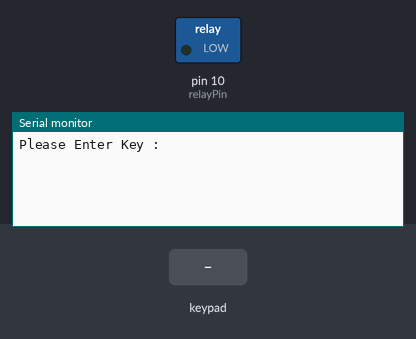
A sketch run on a simulated Arduino Uno, built with avr-gcc and run on an emulated ATmega328P. Parts: switched loads named in the sketch (green lamp = pin HIGH), the last lines printed to the serial monitor. Inputs (shaded band) come from the test bench.

Above: at 1.2 s.
1.3 s: key '1' pressed
At 2.2 s:
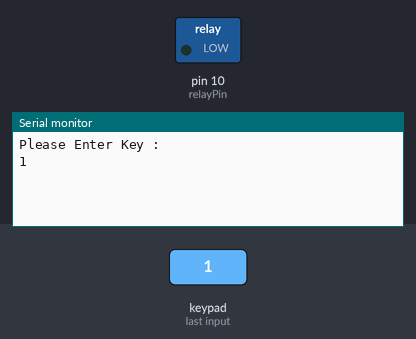
2.8 s: keypad keys 1 2 1 2 3 4 5 6 # pressed 0.4 s apart
At 7.2 s:
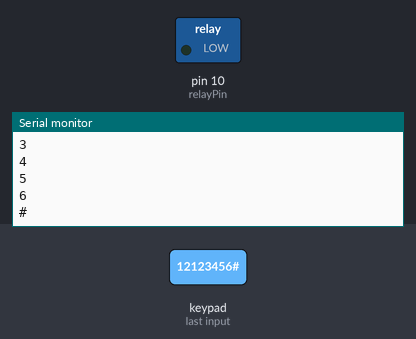
7.9 s: key 'A' pressed
At 8.4 s:
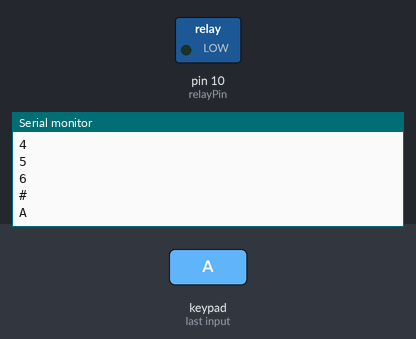
9.4 s: keypad keys 1 2 1 2 3 4 5 6 * pressed 0.4 s apart
At 13.2 s:
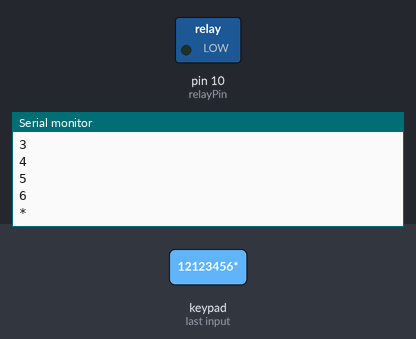
14.5 s: key 'B' pressed
At 15.0 s:
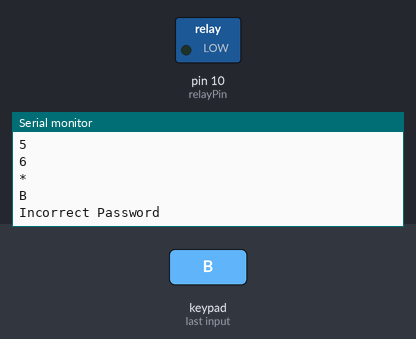
16.0 s: keypad keys 1 2 1 2 3 4 5 6 D pressed 0.4 s apart
At 20.7 s:
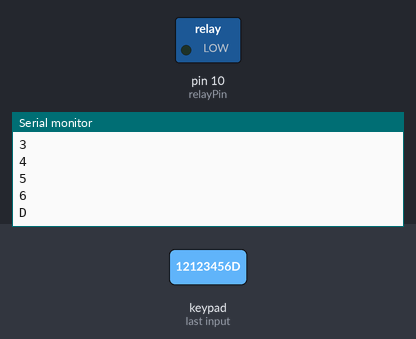
Timing chart, 0 to 22.1 s (numbered marks = the images above; inputs shaded):
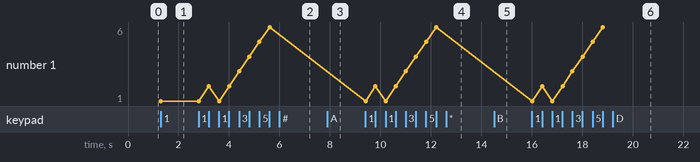

The sketch:

save_table.ino
```cpp
#include <Keypad.h>

const byte ROWS = 4; // four rows
const byte COLS = 4; // four columns
char keys[ROWS][COLS] = {
  {'1', '2', '3', 'A'},
  {'4', '5', '6', 'B'},
  {'7', '8', '9', 'C'},
  {'*', '0', '#', 'D'}
};
byte rowPins[ROWS] = {9, 8, 7, 6};
byte colPins[COLS] = {5, 4, 3, 2};
Keypad keypad = Keypad(makeKeymap(keys), rowPins, colPins, ROWS, COLS);

const String correctPassword = "12123456";
String inputPassword = "";
const int relayPin = 10; // ตั้งค่าหมายเลขขาของ Relay
bool isUnlocked = false;

void setup() {
  Serial.begin(9600);
  Serial.println("Please Enter Key : ");
  pinMode(relayPin, OUTPUT);
  digitalWrite(relayPin, LOW); // ปิด Relay ในตอนเริ่มต้น
}

void loop() {
  char key = keypad.getKey();
  if (key != NO_KEY) {
    Serial.println(key);

    if (key == 'C') {
      inputPassword = ""; // ล้างรหัสผ่านที่กรอก
      Serial.println("Cleared");
    } else if (key == 'B') {
      if (inputPassword == correctPassword) {
        isUnlocked = true;
        Serial.println("Correct Password");
        digitalWrite(relayPin, HIGH); // ปลดล็อก Relay
      } else {
        Serial.println("Incorrect Password");
      }
      inputPassword = ""; // ล้างรหัสผ่านหลังจากตรวจสอบแล้ว
    } else if (key == 'A' && isUnlocked) {
      Serial.println("Relay Unlocked");
      digitalWrite(relayPin, LOW); // ล็อก Relay อีกครั้ง
      isUnlocked = false;
    } else {
      inputPassword += key; // เพิ่มตัวอักษรที่กดเข้ารหัสผ่าน
    }
  }
}
```

Measured:
- after the input at 1.3 s, the serial monitor: prints a new line at once (image 1)
- after the input at 2.8 s, the serial monitor: prints a new line after 0.41 s (image 2)
- after the input at 7.9 s, the serial monitor: prints a new line at once (image 3)
- after the input at 9.4 s, the serial monitor: prints a new line at once (image 4)
- after the input at 14.5 s, the serial monitor: prints a new line at once (image 5)
- after the input at 16.0 s, the serial monitor: prints a new line at once (image 6)
- plotted number 1: 1 → 6 after the input at 2.8 s
